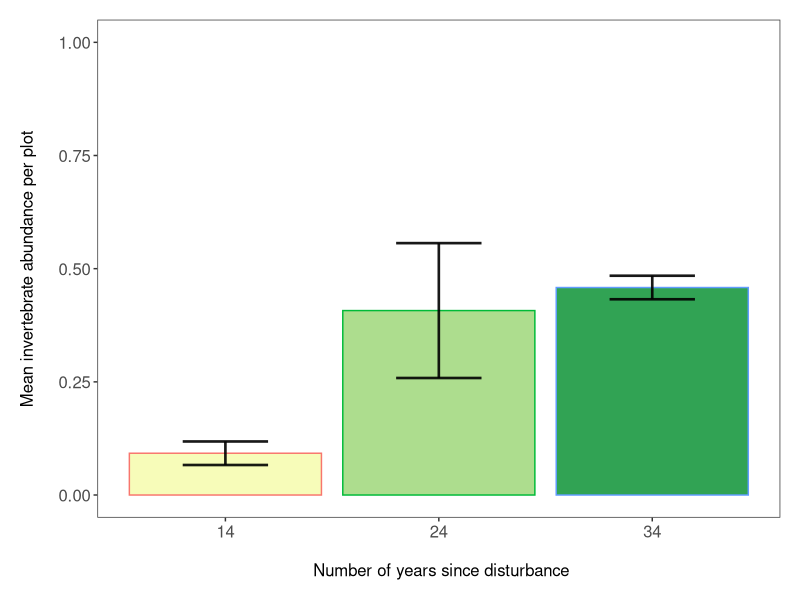
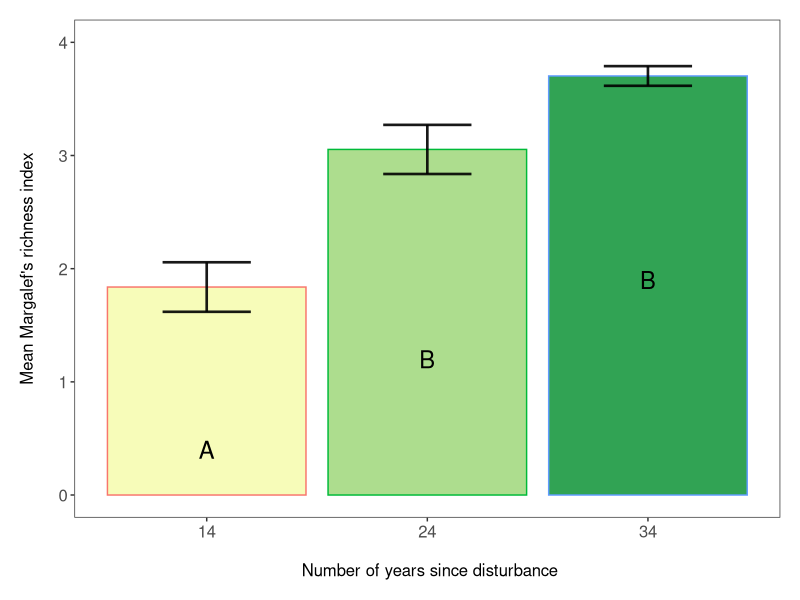
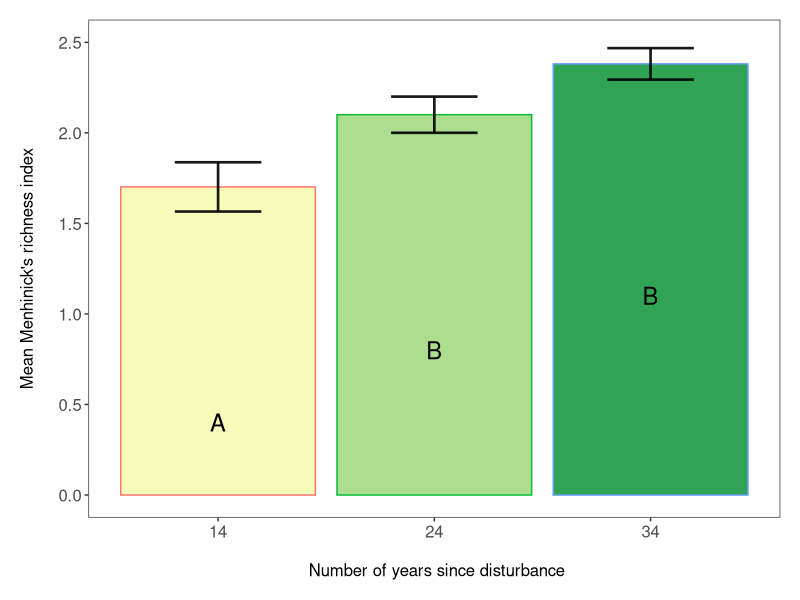
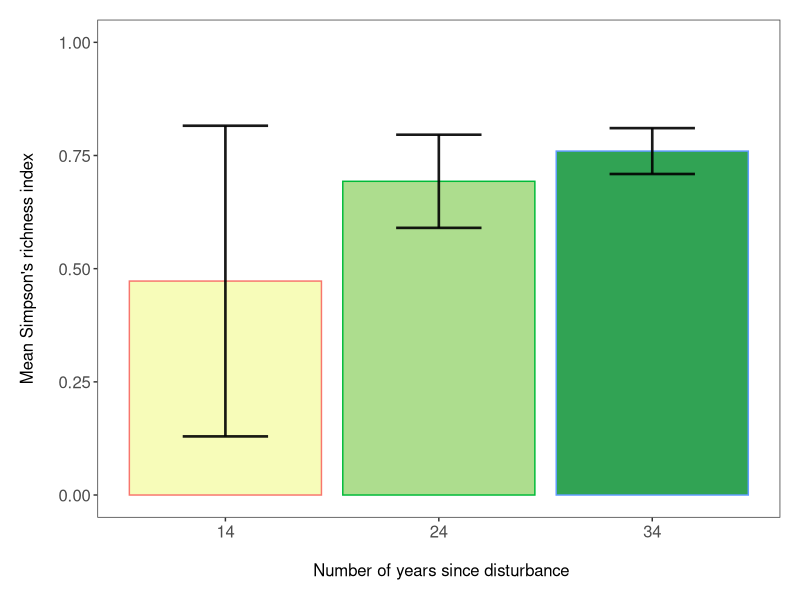
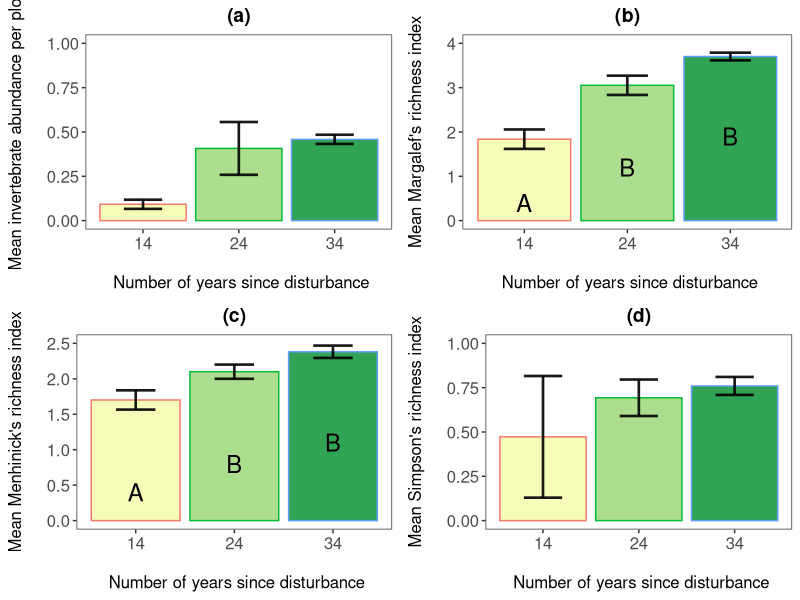

Write R code to recreate these figures, in order.
#Laura Barraclough
#Started: 15/02/2022
#email: s1729795@ed.ac.uk

#The aim of this script is to change the year axis to number of years since last disturbance.
#I will also try to make the script more efficient by writing the common code as a theme.

# Work Flow
# 1. (i) Load libraries and data frame
#    (ii) Save common code as a theme
# 2. Plot various bar charts without ant numbers
#   (i) Abundance
#   (ii) Margalef's index
#   (iii) Menhinick's index
#   (iv) Simpson's index
# 3. Make these into a panel

# 1. (i) Load libraries and data frame ----
library(tidyverse)
library(gridExtra)

getwd()
setwd("C:/Users/lcbar/OneDrive/Documents/Dissertation_proj/undergrad_dissertation/species_indices")
sum_data2 <- read.csv("sum_data_noants3.csv")
#check data frame loaded properly
View(sum_data2)
str(sum_data2)

#years since felled needs to be a character
sum_data2$years_since_disturbance <- as.character(sum_data2$years_since_disturbance)

sum_data2 <- sum_data2 %>% 
  na.omit()

#   (ii) Create theme function to reduce script length
theme_lb <- function(){
  theme_bw() +
    theme(panel.grid = element_blank(), 
          axis.text = element_text(size = 12), 
          axis.title = element_text(size = 12), 
          plot.title = element_text(size = 14, hjust = 0.5, face = "bold"),
          plot.margin = unit(c(0.5, 0.5, 0.5, 0.5), units = ,"cm"),
          legend.position = "none")
}

tree.palette <- c("#f7fcb9","#addd8e", "#31a354")


# 2. Plot various bar charts without ant numbers ----
#   (i) Abundance
summary1.2 <- dplyr :: select(sum_data2, year = years_since_disturbance, abun = Abun_per_area)

mean_table1.2 <- group_by(summary1.2, year) %>% 
  summarise(abun.mean = mean(abun)) %>% 
  ungroup() %>% 
  na.omit()


mean_table1.2 <- mean_table1.2 %>% 
  mutate(mean_table1.2, sd = c(0.026, 0.149, 0.026))

(mean.abun_bar3 <- ggplot(mean_table1.2, aes(x = year, y = abun.mean, colour = year,
                                             fill = year)) +
   geom_histogram(stat = "identity", position = "dodge") + 
   scale_y_continuous(limits = c(0, 1)) +
  scale_fill_manual(values = tree.palette) +
   labs(x = "\n Number of years since disturbance", y = "Mean invertebrate abundance per plot\n") +
    theme_lb() +
    geom_errorbar(aes(x = year, ymin = abun.mean-sd, ymax = abun.mean+sd),
                  width = 0.4, colour = "black", alpha = 0.9, size = 0.9)
)

#ggsave(mean.abun_bar3, file = "Graphs/abun_bar3.png", width = 5, height = 5)

#   (ii) Margalef's index
summary2.2 <- dplyr :: select(sum_data2, year = years_since_disturbance, MRI = Margalefs_RI)

mean_table2.2 <- group_by(summary2.2, year) %>% 
  summarise(MRI_mean = mean(MRI)) %>% 
  ungroup() %>% 
  na.omit() %>% 
  mutate( ., sd = c(0.219, 0.217, 0.087))

(mean_MRI_bar.3 <- ggplot(mean_table2.2, aes(x = year, y = MRI_mean, colour = year,
                                             fill = year)) +
    geom_histogram(stat = "identity", position = "dodge") + 
    scale_y_continuous(limits = c(0, 4)) +
    scale_fill_manual(values = tree.palette) +
    labs(x = "\n Number of years since disturbance", y = "Mean Margalef's richness index\n") + 
    theme_lb() +
    geom_errorbar(aes(x = year, ymin = MRI_mean-sd, ymax = MRI_mean+sd),
                  width = 0.4, colour = "black", alpha = 0.9, size = 0.9) +
    annotate("text", x  = 1, y = 0.4, label = "A", size = 6) +
    annotate("text", x = 2, y = 1.2, label = "B", size = 6) +
    annotate("text", x = 3, y = 1.9, label = "B", size = 6)
)

#ggsave(mean_MRI_bar.3, file = "Graphs/MRI_bar3.png", width = 5, height = 5)

#   (iii) Menhinick's index
summary3.2 <- dplyr :: select(sum_data2, year = years_since_disturbance, MeRI = Menhinicks_RI)

mean_table3.2 <- group_by(summary3.2, year) %>% 
  summarise(MeRI_mean = mean(MeRI)) %>% 
  ungroup() %>% 
  mutate( ., sd = c(0.136, 0.1, 0.087))
View(mean_table3.2)
(mean_MeRI_bar.3 <- ggplot(mean_table3.2, aes(x = year, y = MeRI_mean, colour = year,
                                              fill = year)) +
    geom_histogram(stat = "identity", position = "dodge") + 
    scale_y_continuous(limits = c(0, 2.5)) +
    scale_fill_manual(values = tree.palette) +
    labs(x = "\n Number of years since disturbance", y = "Mean Menhinick's richness index\n") + 
    theme_lb() +
    geom_errorbar(aes(x = year, ymin = MeRI_mean-sd, ymax = MeRI_mean+sd),
                  width = 0.4, colour = "black", alpha = 0.9, size = 0.9) +
    annotate("text", x = 1, y = 0.4, label = "A", size = 6) +
    annotate("text", x = 2, y = 0.8, label = "B", size = 6) +
    annotate("text", x = 3, y = 1.1, label = "B", size = 6)
)

#ggsave(mean_MeRI_bar.3, file = "Graphs/MeRI_bar3.png", height = 5, width = 5)

#   (iv) Simpson's index
simpsons <- read.csv("simpsons_di.csv")
View(simpsons)
simpsons$time_since_disturbance <- as.character(simpsons$time_since_disturbance)
  
(mean_SEI_bar.3 <- ggplot(simpsons, aes(x = time_since_disturbance,
                                        y = sei, colour = time_since_disturbance,
                                             fill = time_since_disturbance)) +
    geom_histogram(stat = "identity", position = "dodge") + 
    scale_y_continuous(limits = c(0, 1)) +
    scale_fill_manual(values = tree.palette) +
      labs(x = "\n Number of years since disturbance", y = "Mean Simpson's richness index\n") + 
    theme_lb() +
    geom_errorbar(aes(x = time_since_disturbance, ymin = sei -sd, ymax = sei +sd),
                  width = 0.4, colour = "black", alpha = 0.9, size = 0.9)
)

#ggsave(mean_SEI_bar.3, file = "Graphs/SEI_bar3.png", height = 5, width = 5)


# 3. Plot as panel ----
hyp1.5sum_panel <- grid.arrange(
  mean.abun_bar3 + ggtitle("(a)") + 
    theme(plot.margin = unit(c(0.2,0.2,0.2,0.2), units = "cm")),
  mean_MRI_bar.3 + ggtitle("(b)") + 
    theme(plot.margin = unit(c(0.2,0.2,0.2,0.2), units = "cm")),
  mean_MeRI_bar.3 + ggtitle("(c)") + 
    theme(plot.margin = unit(c(0.2,0.2,0.2,0.2), units = "cm")),
  mean_SEI_bar.3 + ggtitle("(d)") + 
    theme(plot.margin = unit(c(0.2,0.2,0.2,0.2), units = "cm")),
  ncol = 2)
#ggsave(hyp1.5sum_panel, file= "Graphs/hyp1_panel5sum.png", width = 10, height = 12)

